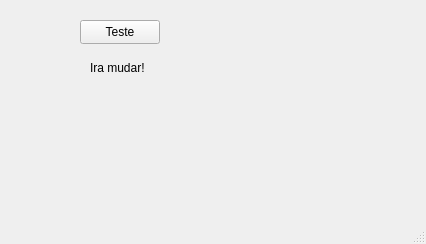
<?xml version="1.0" encoding="UTF-8"?>
<ui version="4.0">
 <class>MainWindow</class>
 <widget class="QMainWindow" name="MainWindow">
  <property name="geometry">
   <rect>
    <x>0</x>
    <y>0</y>
    <width>426</width>
    <height>244</height>
   </rect>
  </property>
  <property name="windowTitle">
   <string>MainWindow</string>
  </property>
  <widget class="QWidget" name="centralwidget">
   <widget class="QPushButton" name="pushButton">
    <property name="geometry">
     <rect>
      <x>80</x>
      <y>20</y>
      <width>80</width>
      <height>24</height>
     </rect>
    </property>
    <property name="text">
     <string>Teste</string>
    </property>
   </widget>
   <widget class="QLabel" name="label">
    <property name="geometry">
     <rect>
      <x>90</x>
      <y>60</y>
      <width>81</width>
      <height>16</height>
     </rect>
    </property>
    <property name="text">
     <string>Ira mudar!</string>
    </property>
   </widget>
  </widget>
  <widget class="QMenuBar" name="menubar">
   <property name="geometry">
    <rect>
     <x>0</x>
     <y>0</y>
     <width>426</width>
     <height>21</height>
    </rect>
   </property>
  </widget>
  <widget class="QStatusBar" name="statusbar"/>
 </widget>
 <resources/>
 <connections/>
</ui>
